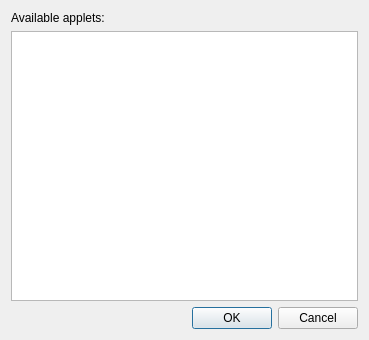
<?xml version="1.0" encoding="UTF-8"?>
<ui version="4.0">
 <class>AddAppletDialog</class>
 <widget class="QDialog" name="AddAppletDialog">
  <property name="geometry">
   <rect>
    <x>0</x>
    <y>0</y>
    <width>369</width>
    <height>340</height>
   </rect>
  </property>
  <property name="windowTitle">
   <string>Add Applet</string>
  </property>
  <layout class="QVBoxLayout" name="verticalLayout">
   <item>
    <widget class="QLabel" name="label">
     <property name="text">
      <string>Available applets:</string>
     </property>
    </widget>
   </item>
   <item>
    <widget class="QListWidget" name="listWidget">
     <property name="sortingEnabled">
      <bool>true</bool>
     </property>
    </widget>
   </item>
   <item>
    <widget class="QDialogButtonBox" name="buttonBox">
     <property name="orientation">
      <enum>Qt::Horizontal</enum>
     </property>
     <property name="standardButtons">
      <set>QDialogButtonBox::Cancel|QDialogButtonBox::Ok</set>
     </property>
    </widget>
   </item>
  </layout>
 </widget>
 <resources/>
 <connections>
  <connection>
   <sender>buttonBox</sender>
   <signal>accepted()</signal>
   <receiver>AddAppletDialog</receiver>
   <slot>accept()</slot>
   <hints>
    <hint type="sourcelabel">
     <x>248</x>
     <y>254</y>
    </hint>
    <hint type="destinationlabel">
     <x>157</x>
     <y>274</y>
    </hint>
   </hints>
  </connection>
  <connection>
   <sender>buttonBox</sender>
   <signal>rejected()</signal>
   <receiver>AddAppletDialog</receiver>
   <slot>reject()</slot>
   <hints>
    <hint type="sourcelabel">
     <x>316</x>
     <y>260</y>
    </hint>
    <hint type="destinationlabel">
     <x>286</x>
     <y>274</y>
    </hint>
   </hints>
  </connection>
 </connections>
</ui>
